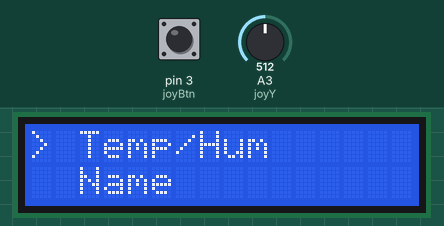
Recording of a sketch running on a simulated Arduino Uno, built with avr-gcc and run on an emulated ATmega328P. On the bench: 16×2 character LCD. The inputs (shaded band) are chosen by the test bench; at power-on: A3 (joyY) = 512, pin 3 (joyBtn) HIGH. What the sketch prints to the serial monitor is not drawn.

Above: at 1.2 s.
1.3 s: A3 (joyY) set to 327
3.2 s: A3 (joyY) set to 305
At 4.5 s:
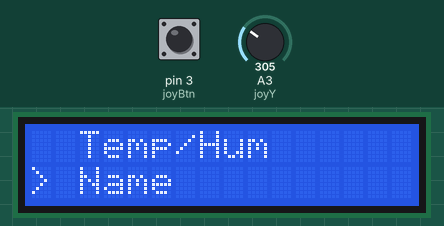
4.8 s: pin 3 (joyBtn) pulled LOW for 1 s
7.4 s: pin 3 (joyBtn) pulled LOW for 0.15 s
At 8.9 s:
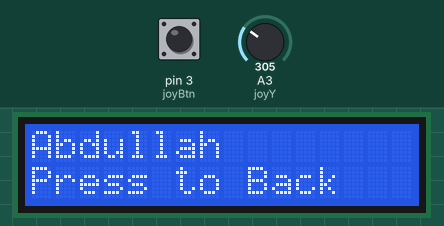
9.3 s: pin 3 (joyBtn) pulled LOW for 3.2 s
At 13.6 s:
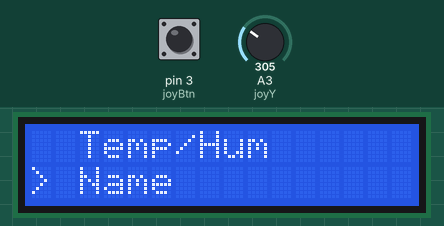
Timing chart, 0 to 15.0 s (numbered marks = the images above; inputs shaded):
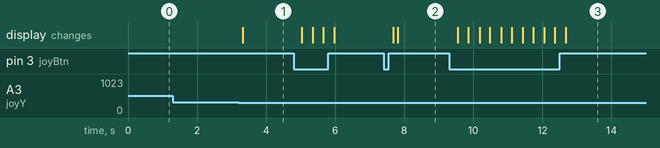

Measured:
- the behaviour switches between 320 and 319 on A3 (joyY) (found by bisection; images 0 and 1)
- after the input at 1.3 s, every drawn part: stays the same
- after the input at 3.2 s, the display: changes after 0.12 s (image 1)
- after the input at 7.4 s, the display: first changes after 0.28 s (image 2 shows a later state)
- after the input at 9.3 s, the display: changes after 0.26 s (image 3)

The sketch:

nav_seletion.ino
```cpp
#include <Wire.h>
#include <LiquidCrystal_I2C.h>
#include "DHT.h"

#define DHTPIN 2
#define DHTTYPE DHT11

DHT dht(DHTPIN, DHTTYPE);
LiquidCrystal_I2C lcd(0x27, 16, 2);

// Joystick pins
int joyY = A3;   // <-- UPDATED
int joyBtn = 3;

// Menu state
int menuIndex = 0;
bool inMenu = true;

void setup() {
  Serial.begin(9600);

  lcd.begin();
  lcd.backlight();

  pinMode(joyBtn, INPUT_PULLUP);

  dht.begin();

  showMenu();
}

void loop() {
  readJoystickSerial();   // Debug

  if (inMenu) {
    handleMenu();
  } else {
    runOption(menuIndex);
  }
}

// ---------- SERIAL DEBUG ----------

void readJoystickSerial() {
  int y = analogRead(joyY);

  Serial.print("Y: ");
  Serial.print(y);

  if (y < 350) {
    Serial.println("  DOWN");
  }
  else if (y > 700) {
    Serial.println("  UP");
  }
  else {
    Serial.println("  CENTER");
  }

  delay(100);
}

// ---------- MENU ----------

void handleMenu() {
  int y = analogRead(joyY);

  static bool moved = false;

  int center = 520;
  int deadZone = 100;

  // Reset when centered
  if (y > center - deadZone && y < center + deadZone) {
    moved = false;
  }

  // Move DOWN → next option
  if (y < center - 200 && !moved) {
    menuIndex++;
    if (menuIndex > 1) menuIndex = 0;
    showMenu();
    moved = true;
  }

  // Move UP → previous option
  if (y > center + 200 && !moved) {
    menuIndex--;
    if (menuIndex < 0) menuIndex = 1;
    showMenu();
    moved = true;
  }

  // Select
  if (digitalRead(joyBtn) == LOW) {
    delay(200);
    inMenu = false;
    lcd.clear();
  }
}

void showMenu() {
  lcd.clear();

  if (menuIndex == 0) {
    lcd.setCursor(0, 0);
    lcd.print("> Temp/Hum");

    lcd.setCursor(0, 1);
    lcd.print("  Name");
  }
  else {
    lcd.setCursor(0, 0);
    lcd.print("  Temp/Hum");

    lcd.setCursor(0, 1);
    lcd.print("> Name");
  }
}

// ---------- OPTIONS ----------

void runOption(int option) {

  // Press again → back
  if (digitalRead(joyBtn) == LOW) {
    delay(200);
    inMenu = true;
    showMenu();
    return;
  }

  if (option == 0) {
    showTempHumidity();
  }

  if (option == 1) {
    showName();
  }
}

// ---------- FEATURES ----------

void showTempHumidity() {
  float humidity = dht.readHumidity();
  float temperature = dht.readTemperature();

  if (isnan(humidity) || isnan(temperature)) {
    lcd.setCursor(0, 0);
    lcd.print("Sensor Error   ");
    lcd.setCursor(0, 1);
    lcd.print("Check wiring   ");
    delay(1000);
    return;
  }

  lcd.setCursor(0, 0);
  lcd.print("Temp:");
  lcd.print(temperature);
  lcd.print("C   ");

  lcd.setCursor(0, 1);
  lcd.print("Hum:");
  lcd.print(humidity);
  lcd.print("%   ");

  delay(500);
}

void showName() {
  lcd.setCursor(0, 0);
  lcd.print("Abdullah       ");

  lcd.setCursor(0, 1);
  lcd.print("Press to Back  ");
}
```
